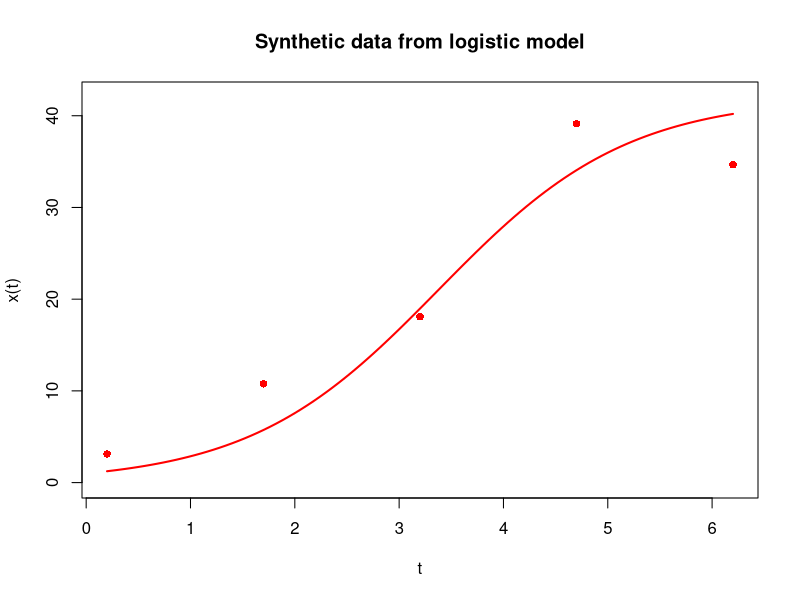
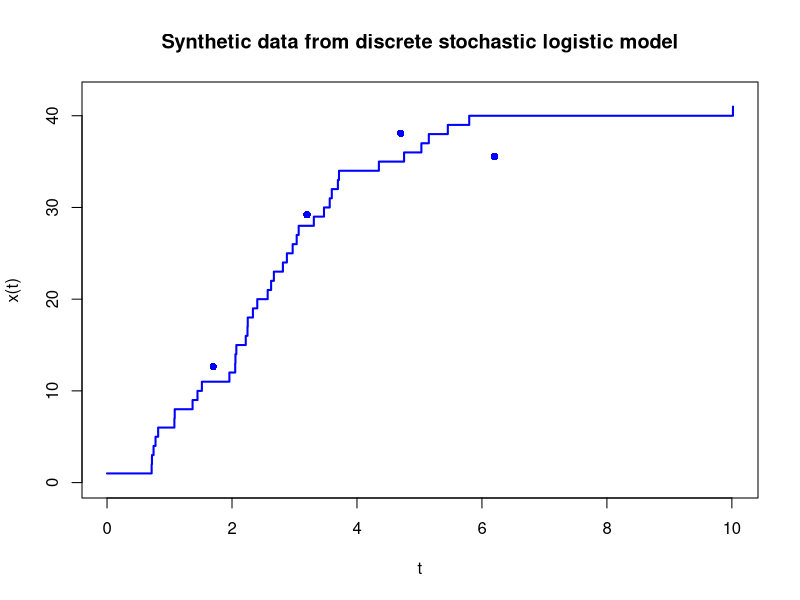

Write the R code that produced these figures, in order. (Note: a time limit stopped this script after it produced the figures.)
library(MASS)
library(parallel)

set.seed(666)

# Analytical solution of logistic model of population dynamics
logistic = function(K,r,x0,t) (K*x0*exp(r*t))/(K+x0*(exp(r*t)-1))

#library(Rcpp)
#cppFunction('NumericVector logistic(float K, float r, float x0, NumericVector t){
#  NumericVector x = (K*x0*exp(r*t))/(K+x0*(exp(r*t)-1.0));
#  return x;
#}')

# Discrete stochastic simulation of logistic model adapted from http://lwlss.net/talks/discstoch/
simDSLogistic=function(K,r,N0){
  if(N0>=K) return(data.frame(t=c(0,Inf),c=c(N0,N0)))
  unifs=runif(K-N0)
  clist=(N0+1):K
  dts=-log(1-unifs)/(r*clist*(1-clist/K))
  return(data.frame(t=c(0,cumsum(dts)),c=c(N0,clist)))
}

# pfMLLik
# Particle filter for unbiased estimate of marginal likelihood (logged)
# Adapted from Stochastic Modelling for Systems Biology (3rd Ed.) by Darren Wilkinson

pfMLLik_gen = function (n, simx0, t0, stepFun, dataLik, data) {
  times = c(t0, as.numeric(rownames(data)))
  deltas = diff(times)
  return(function(th) {
    xmat = as.matrix(simx0(n, t0))
    ll = 0
    for (i in 1:length(deltas)) {
      xmat[] = apply(xmat[,drop=FALSE], 1, stepFun, t0 = times[i], deltat = deltas[i], th)
      lw = apply(xmat[,drop=FALSE], 1, dataLik, t = times[i + 1], y = data[i,], th)
      m = max(lw)
      rw = lw - m
      sw = exp(rw)
      ll = ll + m + log(mean(sw))
      rows = sample(1:n, n, replace = TRUE, prob = sw)
      xmat[] = xmat[rows,]
    }
    ll
  })
}

# Log likelihood calcuated directly from analytical solution (only possible because of simple model)
regularMLLik = function(dat){
  return(function(th)  sum(log(dnorm(dat$x,mean=logistic(th[["K"]],th[["r"]],th[["x0"]],as.numeric(rownames(dat))),sd=th[["stdev"]]))))
}

# Generate and visualise synthetic observations (and "true" dynamics) from logistic model
th = c(K=42,r=1.1,x0=1,stdev=2.5)

times = seq(0.2,7,1.5)
dat = data.frame(x = sapply(logistic(th[["K"]],th[["r"]],th[["x0"]],times),function(y) rnorm(1,y,th[["stdev"]])))
rownames(dat) = times

plot(dat$x~times,xlab="t",ylab="x(t)",main="Synthetic data from logistic model",ylim=c(0,th[["K"]]),pch=16,col="red")
newf = function(x) logistic(th[["K"]],th[["r"]],th[["x0"]],x)
curve(newf,from=min(times),to=max(times),col="red",lwd=2,add=TRUE)

# Generate and visualise synthetic observations (and "true" dynamics) from DSLM

dsl = simDSLogistic(th[["K"]],th[["r"]],th[["x0"]])
dsl_curve = approxfun(dsl$t,dsl$c,method="constant")
dat_dsl = data.frame(x = sapply(dsl_curve(times),function(y) rnorm(1,y,th[["stdev"]])))
rownames(dat_dsl)=times

plot(dsl$t,dsl$c,type="s",col="blue",lwd=2,xlab="t",ylab="x(t)",main="Synthetic data from discrete stochastic logistic model",ylim=c(0,th[["K"]]))
points(dat_dsl$x~times,pch=16,col="blue")

stepLogistic = function(x0, t0, deltat, th) logistic(th[["K"]],th[["r"]],th[["x0"]],deltat)
stepDSL = function(x0, t0, deltat, th){
  dsl = simDSLogistic(th[["K"]],th[["r"]],x0)
  dsl$c[which(dsl$t>deltat)[1]]
}

simx0 = function(n, t0, th) rlnorm(n, meanlog=0,sdlog=2.5)
simx0 = function(n, t0, th) runif(n, 0, 1.5)
simx0 = function(n, t0, th) sample(c(1,2,3,4),n,replace=TRUE)
dataLik = function(x, t, y, th) sum(dnorm(y, x, th[["stdev"]],log=TRUE))

mLLik = pfMLLik_gen(100,simx0,0,stepLogistic,dataLik,dat_dsl)
#mLLik = regularMLLik(dat)
#mLLik = pfMLLik_gen(100,simx0,0,stepDSL,dataLik,dat_dsl)

priorlik = function(th){
  pK = dnorm(th[["K"]],mean=20,sd=20)
  pr = dnorm(th[["r"]],mean=2,sd=0.5)
  px0 = dlnorm(th[["x0"]],meanlog=0,sdlog=1.5)
  pstdev = dlnorm(th[["stdev"]],meanlog=0,sdlog=1)
  return(pK*pr*px0*pstdev)
}

priorlik = function(th){
  pK = dunif(th[["K"]],0,60)
  pr = dunif(th[["r"]],0,5)
  px0 = dunif(th[["x0"]],0,10)
  pstdev = dunif(th[["stdev"]],0,10)
  return(pK*pr*px0*pstdev)
}

failth = function(th) th[["K"]]<=0|th[["r"]]<=0|th[["x0"]]<=0|th[["stdev"]]<=0|th[["x0"]]>th[["K"]]

relprob = function(th){
  if(failth(th)){
   rprob = 0
  }else{
   rprob = exp(mLLik(th))*priorlik(th)
  }
  return(rprob)
}

nsamps = 101000
burnin = 1000
ndim = 4

trajectory = matrix(0, nrow=nsamps, ncol = ndim)
trajectory[1,] = c(30,2.0,2,4)
colnames(trajectory)=c("K","r","x0","stdev")

nAccepted = 0
nRejected = 0

sd1 = 7.5; sd2 = 7.5; sd3 = 0.75; sd4 = 0.75
covarmat = matrix(c(sd1^2, 0,0,0,0,sd2^2,0,0,0,0,sd3^2,0,0,0,0,sd4^2), nrow=ndim, ncol=ndim)

for(stepno in 1:(nsamps-1)){
  thc = trajectory[stepno,]
  proposedjump = mvrnorm(1,mu=rep(0,ndim),Sigma = covarmat)
  probaccept = min(1, relprob(thc+proposedjump)/relprob(thc))
  if(runif(1) < probaccept){
    trajectory[stepno+1,] = thc+proposedjump
    if(stepno>burnin) nAccepted = nAccepted + 1
  }else{
    trajectory[stepno+1,] = thc
    if(stepno>burnin) nRejected = nRejected + 1
  }
}

accepted = trajectory[(burnin+1):dim(trajectory)[1],]

thinned = accepted[seq(1,dim(accepted)[1],length.out=1000),]

traceplot = function(param,chain) {
  plot(chain[,param],type="l",ylab=param)
  abline(h=th[[param]],col="red",lwd=2)
}

densplot = function(param,chain) {
  plot(density(chain[,param]),type="l",xlab=param,main="",xlim=pRngs[[param]])
  pfunc = pfuncs[[param]]
  curve(pfunc,from=pRngs[[param]][1],to=pRngs[[param]][2],col="green",lwd=2,add=TRUE)
  abline(v=th[[param]],col="red",lwd=2)
}

pfuncs = c(
K = function(x) dnorm(x,mean=20,sd=20),
r = function(x) dnorm(x,mean=2,sd=1.5),
x0 = function(x) dlnorm(x,meanlog=0,sdlog=1.5),
stdev = function(x) dlnorm(x,meanlog=0,sdlog=1)
)

pfuncs = c(
K = function(x) dunif(x,0,60),
r = function(x) dunif(x,0,5),
x0 = function(x) dunif(x,0,10),
stdev = function(x) dunif(x,0,10)
)

pRngs = list(
K = c(0,60),
r = c(0,3),
x0 = c(0,10),
stdev = c(0,10)
)

op=par(mfrow=c(2,2))
sapply(c("K","r","x0","stdev"),traceplot,thinned)
par(op)

op=par(mfrow=c(2,2))
sapply(c("K","r","x0","stdev"),densplot,thinned)
par(op)
